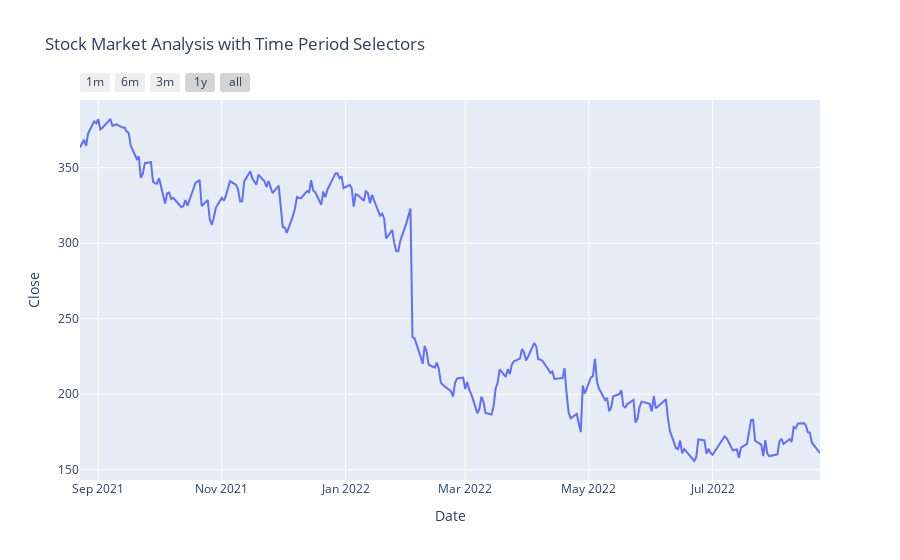

The notebook cell saved with this chart:
### Code cell
figure = px.line(data, x='Date', y='Close', 
                 title='Stock Market Analysis with Time Period Selectors')

figure.update_xaxes(
    rangeselector=dict(
        buttons=list([
            dict(count=1, label="1m", step="month", stepmode="backward"),
            dict(count=6, label="6m", step="month", stepmode="backward"),
            dict(count=3, label="3m", step="month", stepmode="backward"),
            dict(count=1, label="1y", step="year", stepmode="backward"),
            dict(step="all")
        ])
    )
)
figure.show()

### Figure 1 — Plotly figure (JSON) as saved in the notebook; plotly's stock layout.template omitted (floating-point values rounded to 4 significant figures; data arrays with more than 128 entries replaced by an {"elided": "..."} marker saying what was removed)
{"data": [{"hovertemplate": "Date=%{x}<br>Close=%{y}<extra></extra>", "legendgroup": "", "line": {"color": "#636efa", "dash": "solid"}, "marker": {"symbol": "circle"}, "mode": "lines", "name": "", "orientation": "v", "showlegend": false, "type": "scatter", "x": {"elided": "253 str values"}, "xaxis": "x", "y": {"elided": "253 float values"}, "yaxis": "y"}], "layout": {"legend": {"tracegroupgap": 0}, "title": {"text": "Stock Market Analysis with Time Period Selectors"}, "xaxis": {"anchor": "y", "domain": [0, 1], "rangeselector": {"buttons": [{"count": 1, "label": "1m", "step": "month", "stepmode": "backward"}, {"count": 6, "label": "6m", "step": "month", "stepmode": "backward"}, {"count": 3, "label": "3m", "step": "month", "stepmode": "backward"}, {"count": 1, "label": "1y", "step": "year", "stepmode": "backward"}, {"step": "all"}]}, "title": {"text": "Date"}}, "yaxis": {"anchor": "x", "domain": [0, 1], "title": {"text": "Close"}}}}
